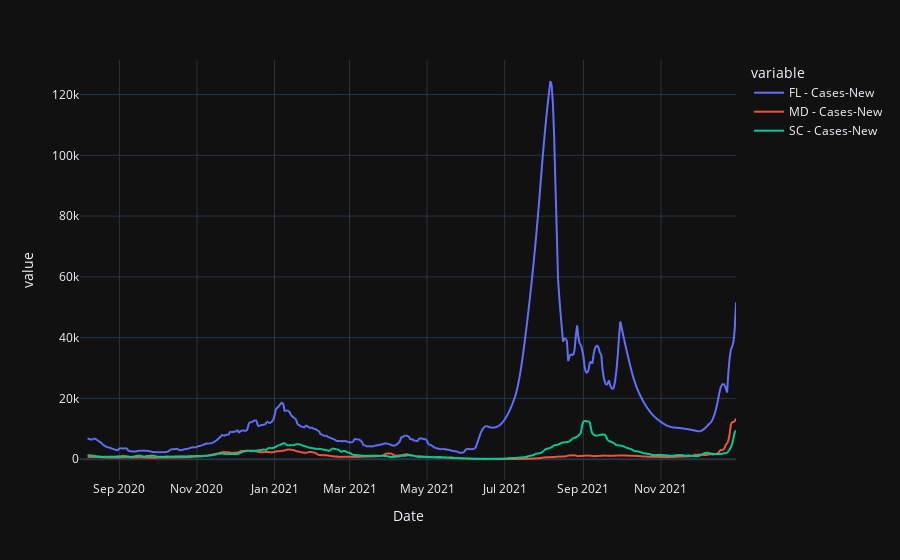

The notebook cell this image was saved under:
### Markdown cell above
- [x] Would like to have a call back function (or modify `fn.app_functions.get_states_to_plot`) to optionally plot a rolling mean.
    - Added a checkbox
    
- Need to add back normalizing by population

### Code cell
## Apply smooothing
px.line(plot_df.rolling(7).mean())

### Figure 1 — Plotly figure (JSON) as saved in the notebook; plotly's stock layout.template omitted (floating-point values rounded to 4 significant figures; data arrays with more than 128 entries replaced by an {"elided": "..."} marker saying what was removed)
{"data": [{"hovertemplate": "variable=FL - Cases-New<br>Date=%{x}<br>value=%{y}<extra></extra>", "legendgroup": "FL - Cases-New", "line": {"color": "#636efa", "dash": "solid"}, "mode": "lines", "name": "FL - Cases-New", "showlegend": true, "type": "scattergl", "x": {"elided": "517 str values"}, "xaxis": "x", "y": {"elided": "517 float values"}, "yaxis": "y"}, {"hovertemplate": "variable=MD - Cases-New<br>Date=%{x}<br>value=%{y}<extra></extra>", "legendgroup": "MD - Cases-New", "line": {"color": "#EF553B", "dash": "solid"}, "mode": "lines", "name": "MD - Cases-New", "showlegend": true, "type": "scattergl", "x": {"elided": "517 str values"}, "xaxis": "x", "y": {"elided": "517 float values"}, "yaxis": "y"}, {"hovertemplate": "variable=SC - Cases-New<br>Date=%{x}<br>value=%{y}<extra></extra>", "legendgroup": "SC - Cases-New", "line": {"color": "#00cc96", "dash": "solid"}, "mode": "lines", "name": "SC - Cases-New", "showlegend": true, "type": "scattergl", "x": {"elided": "517 str values"}, "xaxis": "x", "y": {"elided": "517 float values"}, "yaxis": "y"}], "layout": {"legend": {"title": {"text": "variable"}, "tracegroupgap": 0}, "margin": {"t": 60}, "xaxis": {"anchor": "y", "domain": [0, 1], "title": {"text": "Date"}}, "yaxis": {"anchor": "x", "domain": [0, 1], "title": {"text": "value"}}}}
